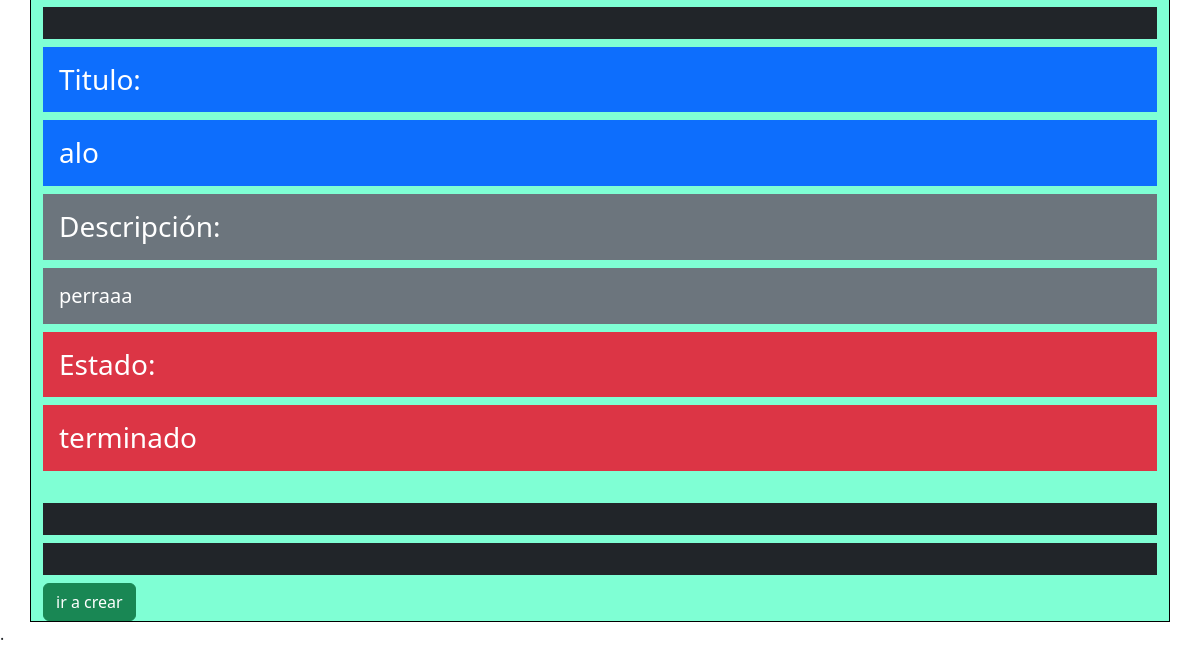
Before: / (lower part) with the older database file.
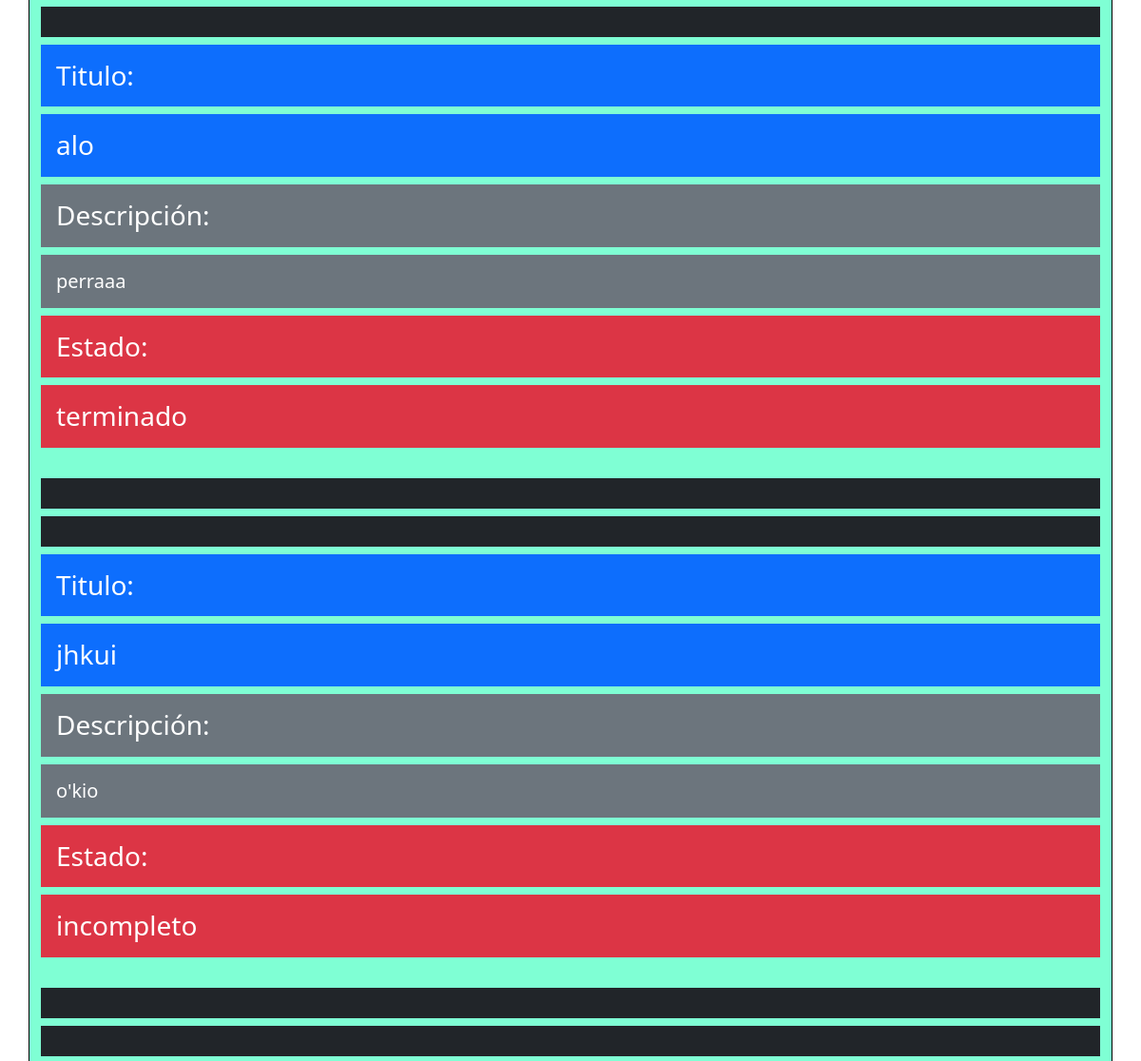
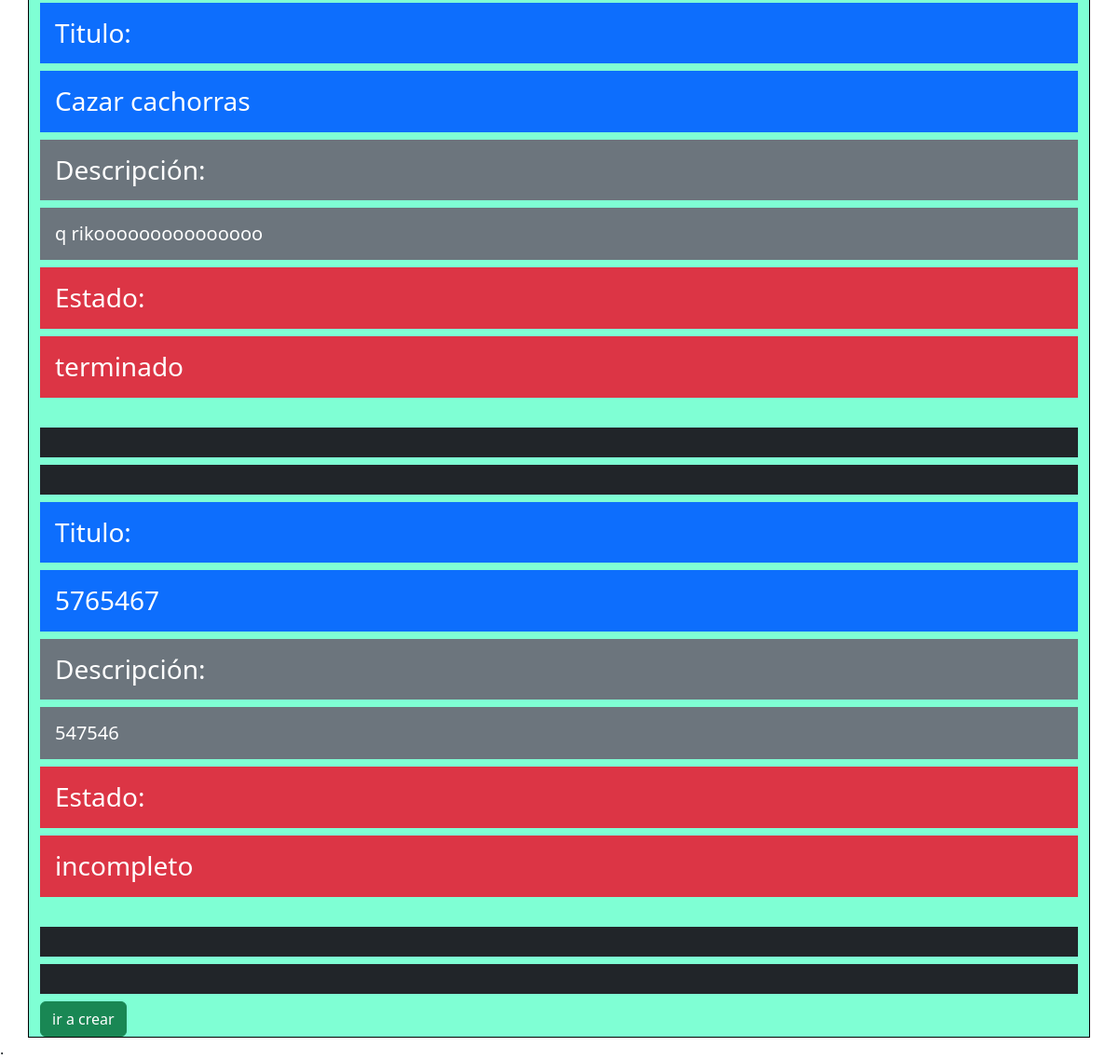
After: the same page with the newer database file (2 pictures, top to bottom).
### gestion/models.py (models this page shows, shortened)
class Tareas(models.Model):
    estados = [('terminado','tarea completa'),
               ('incompleto','tarea pendiente')]
    titulo = models.CharField(max_length=100)
    descripcion = models.TextField(max_length=500)
    estado = models.CharField(max_length=100,choices=estados,default='incompleto')

### gestion/views.py (the view)
# urls.py: path('',listar,name='listar'),
def listar(request):
    tareas = Tareas.objects.all()
    return render(request,'listar.html',{'tareas':tareas})

### gestion/templates/listar.html (shortened to what this page needs)
<!DOCTYPE html>
<html lang="en">
<head>
    <link href="https://cdn.jsdelivr.net/npm/bootstrap@5.3.3/dist/css/bootstrap.min.css" rel="stylesheet">
    <link href="cssTareas/estilosListar.css" rel="stylesheet">
</head>
<body>
<div class="container" >
    {% for tarea in tareas %}
    <h3 class="p-3 mb-2 bg-primary text-white" >Titulo:</h3>
   <h3 class="p-3 mb-2 bg-primary text-white"> {{tarea.titulo}}</h3>
    <h3 class="p-3 mb-2 bg-secondary text-white">Descripción:</h3>
    <h5 class="p-3 mb-2 bg-secondary text-white">  {{tarea.descripcion}}</h5>
    <h3  class="p-3 mb-2 bg-danger text-white">Estado:</h3>
    <h3  class="p-3 mb-2 bg-danger text-white"> {{tarea.estado}}</h3>
    <br>
    <h3 class="p-3 mb-2 bg-dark text-white"></h3>
    <h3 class="p-3 mb-2 bg-dark text-white"></h3>
    {% endfor%}
    <a  class="btn btn-success" href="crear">ir a crear</a>
</div>
</body>
</html>

Changed rows visible on the page:
added Tareas: titulo "jhkui", descripcion "o'kio", estado "incompleto"
added Tareas: titulo "Cazar cachorras", descripcion "q rikooooooooooooooo", estado "terminado"
added Tareas: titulo "5765467", descripcion "547546", estado "incompleto"
